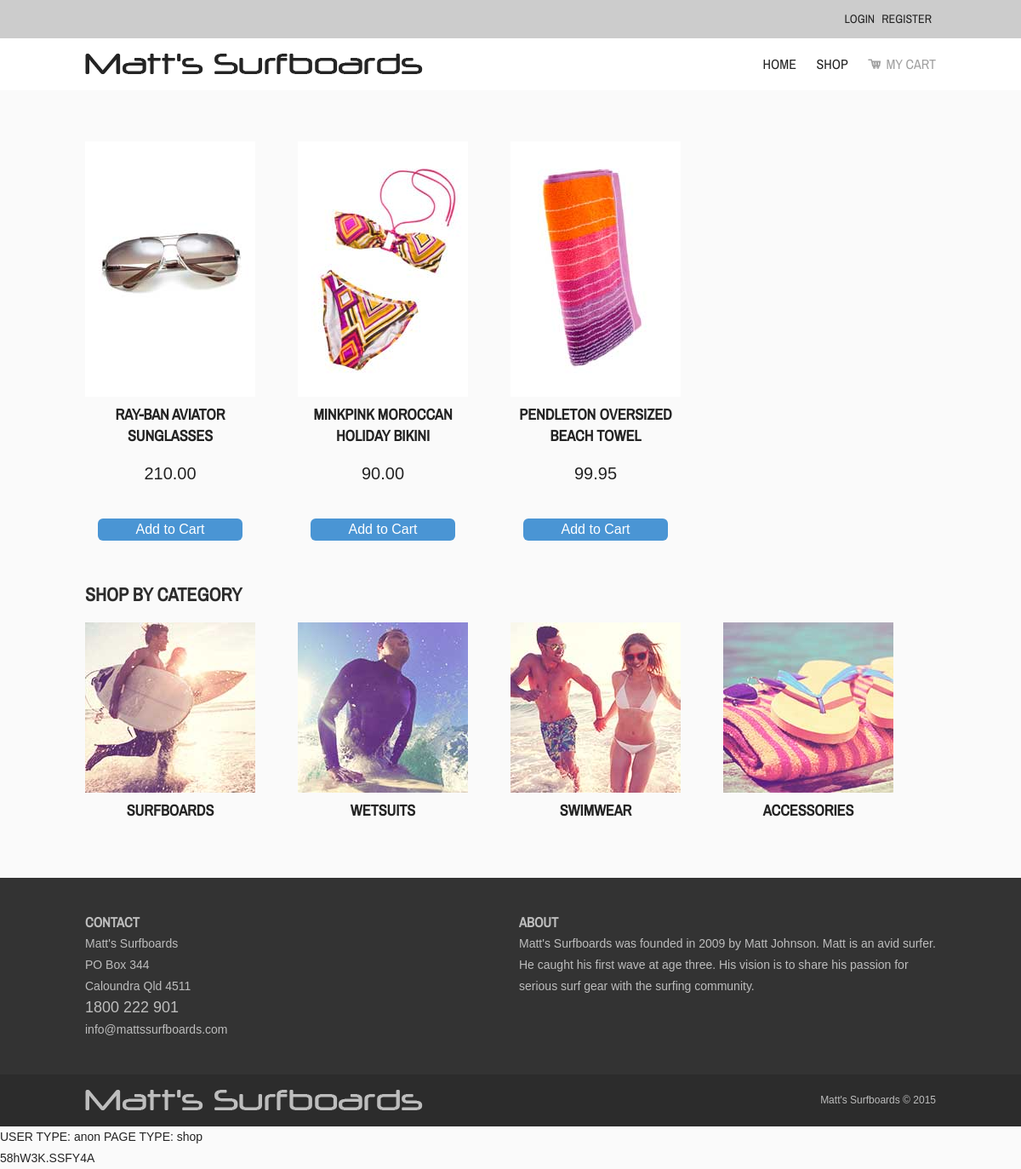
The page /index.php?pageid=shop on the database its author committed.
### tables this page shows
CREATE TABLE `item` (
  `ItemID` int(11) NOT NULL,
  `ItemCategoryID` int(11) NOT NULL,
  `ItemName` varchar(256) NOT NULL,
  `ItemDesc` text NOT NULL,
  `ItemPrice` decimal(10,2) NOT NULL,
  `ItemImage` varchar(256) NOT NULL,
  `ItemLastUpdate` timestamp NOT NULL DEFAULT CURRENT_TIMESTAMP,
  `stock` int(11) NOT NULL
);

CREATE TABLE `category` (
  `CategoryID` int(11) NOT NULL,
  `CategoryLabel` varchar(256) NOT NULL,
  `CategoryDesc` text NOT NULL,
  `CategoryImage` varchar(256) NOT NULL
);

### lib/library.php (called while the page is built, shortened)
<?php
function do_sql($sql_string) {
    $connection = new PDO("mysql:host=localhost;dbname=surfboards", 'root', '');
    $connection->setAttribute(PDO::ATTR_ERRMODE, PDO::ERRMODE_EXCEPTION);
    try {
        $row_result = $connection->query($sql_string);
    } catch (PDOException $Exception) {
        echo $sql_string . '</br>';
        echo $Exception;
        exit();
    }
    return $row_result;
}
?>

### inc/categories.php (the view)
<section id="category">
    <h1>Shop by Category</h1>
    <?php
    $sql = "SELECT * FROM category";
    $row_result = do_sql($sql);
    while ($row = $row_result->fetch(PDO::FETCH_ASSOC)) {
        ?>
        <div class="category">
            <div class="catImage">
                <p><a href="index.php?pageid=shop&catid=<?php echo $row['CategoryID'] . '"'; ?>><img src="images/<?php echo $row['CategoryImage']; ?>" alt="<?php echo $row['CategoryDesc']; ?>"></a></p>
            </div>
            <div class="catDetails">
                <h2><a href="index.php?pageid=shop&catid=<?php echo $row['CategoryID'] . '">' . $row['CategoryLabel']; ?></a></h2>
                       </div>
                       </div>
                       <?php
                   }
                   ?>
                   </section>

### inc/shop.php (shortened to what this page needs)
<?php
if ($category_id) {
    $sql = 'select * from item where ItemCategoryID = ' . $category_id;
} else {
    $sql = 'select * from item order by ItemLastUpdate DESC LIMIT 3';
}
$row_result = do_sql($sql);
while ($row = $row_result->fetch(PDO::FETCH_ASSOC)) {
    if($row['stock'] > 0) {
    ?>
        <div class="items">
            <div class="itemsImage">
                <p><img src="images/<?php echo $row['ItemImage']; ?>" alt="<?php echo $row['ItemName']; ?>"></p>
            </div>
            <div class="itemsDetails">
                <h2><a href="index.php?pageid=item&itemid=<?php echo $row['ItemID']; ?>"><?php echo $row['ItemName']; ?></a></h2>
                <p class="itemPrice"><?php echo $row['ItemPrice']; ?></p>
                <form action="index.php?pageid=cartadd" method="POST">
                    <input type="submit" name="cart" value="Add to Cart" />
                </form>
            </div>
        </div>
<?php
    }
}
?>

### css/main.css (style rules this page uses)
body, div, h1, h2, h3, h4, h5, h6, p, ul, ol, li, dl, dt, dd, img, form, fieldset, input, textarea, blockquote { margin:0; padding:0; }
body { font-family:Arial, sans-serif; font-weight:400; font-size:14px; line-height:25px; color:#242424; background-color: #fafafa; }
header, section, footer, aside, nav, article, figure { display: block; }
#category { width:100%; margin:40px 0 0 0; clear:both; }
.category { width:200px; height:240px; float:left; text-align:center; margin:20px 50px 20px 0; }
.itemPrice { font-size:20px; margin: 20px 0; }
.items { width:200px; height:500px; float:left; text-align:center; margin:20px 50px 20px 0; }
h1, h2, h3 { font-family:'Archivo Narrow', sans-serif; text-transform:uppercase; }
h1 { font-size:22px; color:#2c2c2c; }
h2 { font-size:18px; color:#2c2c2c; }
a:link, a:visited { color:#242424; text-decoration:none; }
img { border:0; }
input[type="submit"], .blue input[type="button"] { background-color:#4a95d4; border-radius:6px; color:#fff; font-size:16px; cursor:pointer; text-align:center; padding:4px; margin: 20px 0 20px 0; border:none; height:auto; width:170px; }
form { margin:15px 0 40px 0; }
input { width:300px; height:25px; margin:5px 0 5px 0; border:solid #ccc 1px; padding:4px; font-size:14px; }

### rows shown on the page
item: ItemImage (picture), ItemName "RAY-BAN AVIATOR SUNGLASSES", ItemPrice "210.00"
item: ItemImage (picture), ItemName "MINKPINK MOROCCAN HOLIDAY BIKINI", ItemPrice "90.00"
item: ItemImage (picture), ItemName "PENDLETON OVERSIZED BEACH TOWEL", ItemPrice "99.95"
category: CategoryImage (picture), CategoryLabel "SURFBOARDS"
category: CategoryImage (picture), CategoryLabel "WETSUITS"
category: CategoryImage (picture), CategoryLabel "SWIMWEAR"
category: CategoryImage (picture), CategoryLabel "ACCESSORIES"

### other values the page prints
$user_type "anon"
$page_id "shop"
hash_pass('asdfasdf', false) "58hW3K.SSFY4A"
